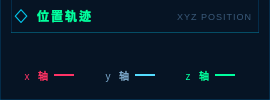
           <widget class="QWidget" name="positionGroup" native="true">
            <property name="styleSheet">
             <string notr="true">background-color: #061424;
border: 1px solid rgba(0, 100, 160, 0.3);
border-top: none;
margin-top: 0px;
padding-top: 0px;</string>
            </property>
            <layout class="QVBoxLayout" name="verticalLayout_14">
             <property name="topMargin">
              <number>0</number>
             </property>
             <item>
              <widget class="QWidget" name="positionHeader" native="true">
               <property name="maximumSize">
                <size>
                 <width>16777215</width>
                 <height>33</height>
                </size>
               </property>
               <property name="styleSheet">
                <string notr="true">background: qlineargradient(x1:0, y1:0, x2:1, y2:0,
    stop:0 rgba(0,212,255,0.08),
    stop:1 transparent);
border-bottom: 1px solid rgba(0, 212, 255, 0.3);
min-height: 32px;
max-height: 32px;</string>
               </property>
               <layout class="QHBoxLayout" name="horizontalLayout_6">
                <property name="leftMargin">
                 <number>0</number>
                </property>
                <property name="topMargin">
                 <number>0</number>
                </property>
                <property name="rightMargin">
                 <number>0</number>
                </property>
                <property name="bottomMargin">
                 <number>0</number>
                </property>
                <item>
                 <widget class="QLabel" name="positionHeaderIcon">
                  <property name="minimumSize">
                   <size>
                    <width>20</width>
                    <height>20</height>
                   </size>
                  </property>
                  <property name="maximumSize">
                   <size>
                    <width>20</width>
                    <height>20</height>
                   </size>
                  </property>
                  <property name="styleSheet">
                   <string notr="true">font-family: &quot;Segoe UI Symbol&quot;, &quot;Arial&quot;, sans-serif;
font-size: 20px;
color: #00d4ff;
background: transparent;
min-width: 20px;
max-width: 20px;
min-height: 20px;
max-height: 20px;
qproperty-alignment: AlignCenter;
border:transparent;</string>
                  </property>
                  <property name="text">
                   <string>◇</string>
                  </property>
                 </widget>
                </item>
                <item>
                 <widget class="QLabel" name="positionHeaderTitle">
                  <property name="sizePolicy">
                   <sizepolicy hsizetype="Fixed" vsizetype="Maximum">
                    <horstretch>0</horstretch>
                    <verstretch>0</verstretch>
                   </sizepolicy>
                  </property>
                  <property name="minimumSize">
                   <size>
                    <width>70</width>
                    <height>20</height>
                   </size>
                  </property>
                  <property name="maximumSize">
                   <size>
                    <width>70</width>
                    <height>20</height>
                   </size>
                  </property>
                  <property name="styleSheet">
                   <string notr="true">font-family: &quot;Rajdhani&quot;, &quot;Noto Sans SC&quot;, &quot;Microsoft YaHei&quot;;
font-size: 12px;
font-weight: 600;
border:transparent;
letter-spacing: 2px;
color: #00ff9f;
text-transform: uppercase;
min-width: 70px;
max-width: 70px;
min-height: 20px;
max-height: 20px;</string>
                  </property>
                  <property name="text">
                   <string>位置轨迹</string>
                  </property>
                 </widget>
                </item>
                <item>
                 <spacer name="horizontalSpacer">
                  <property name="orientation">
                   <enum>Qt::Horizontal</enum>
                  </property>
                  <property name="sizeHint" stdset="0">
                   <size>
                    <width>40</width>
                    <height>20</height>
                   </size>
                  </property>
                 </spacer>
                </item>
                <item>
                 <widget class="QLabel" name="positionHeaderBadge">
                  <property name="minimumSize">
                   <size>
                    <width>106</width>
                    <height>22</height>
                   </size>
                  </property>
                  <property name="maximumSize">
                   <size>
                    <width>106</width>
                    <height>22</height>
                   </size>
                  </property>
                  <property name="styleSheet">
                   <string notr="true">font-family: &quot;Share Tech Mono&quot;, monospace;
font-size: 9px;
color: #3a5a7a;
letter-spacing: 1px;
border: transparent;
padding: 1px 5px;
background: transparent;
min-width: 96px;
max-width: 96px;
min-height: 20px;
max-height: 20px;</string>
                  </property>
                  <property name="text">
                   <string>XYZ POSITION</string>
                  </property>
                  <property name="alignment">
                   <set>Qt::AlignRight|Qt::AlignTrailing|Qt::AlignVCenter</set>
                  </property>
                 </widget>
                </item>
               </layout>
              </widget>
             </item>
             <item>
              <widget class="QWidget" name="positionChartArea" native="true">
               <property name="styleSheet">
                <string notr="true">border:transparent;</string>
               </property>
              </widget>
             </item>
             <item>
              <widget class="QWidget" name="positionLegend" native="true">
               <property name="maximumSize">
                <size>
                 <width>16777215</width>
                 <height>28</height>
                </size>
               </property>
               <property name="styleSheet">
                <string notr="true">border-top: 1px solid rgba(0, 100, 160, 0.2);
min-height: 28px;
max-height: 28px;
background: transparent;
border:transparent;</string>
               </property>
               <layout class="QHBoxLayout" name="horizontalLayout_18">
                <property name="leftMargin">
                 <number>0</number>
                </property>
                <property name="topMargin">
                 <number>0</number>
                </property>
                <property name="rightMargin">
                 <number>15</number>
                </property>
                <property name="bottomMargin">
                 <number>0</number>
                </property>
                <item>
                 <widget class="QWidget" name="legendPosX" native="true">
                  <property name="styleSheet">
                   <string notr="true">border:transparent;</string>
                  </property>
                  <layout class="QHBoxLayout" name="horizontalLayout_20">
                   <property name="leftMargin">
                    <number>0</number>
                   </property>
                   <property name="topMargin">
                    <number>0</number>
                   </property>
                   <property name="rightMargin">
                    <number>11</number>
                   </property>
                   <property name="bottomMargin">
                    <number>0</number>
                   </property>
                   <item>
                    <widget class="QLabel" name="legendPosXLabel">
                     <property name="minimumSize">
                      <size>
                       <width>0</width>
                       <height>28</height>
                      </size>
                     </property>
                     <property name="maximumSize">
                      <size>
                       <width>16777215</width>
                       <height>28</height>
                      </size>
                     </property>
                     <property name="styleSheet">
                      <string notr="true">font-family: &quot;Share Tech Mono&quot;, monospace;
font-size: 10px;
color: #ff3366;
background: transparent;
border:transparent;</string>
                     </property>
                     <property name="text">
                      <string>x   轴</string>
                     </property>
                     <property name="alignment">
                      <set>Qt::AlignRight|Qt::AlignTrailing|Qt::AlignVCenter</set>
                     </property>
                    </widget>
                   </item>
                   <item>
                    <widget class="QFrame" name="legendPosXDot">
                     <property name="minimumSize">
                      <size>
                       <width>20</width>
                       <height>2</height>
                      </size>
                     </property>
                     <property name="maximumSize">
                      <size>
                       <width>20</width>
                       <height>2</height>
                      </size>
                     </property>
                     <property name="styleSheet">
                      <string notr="true">background: #ff3366;
border: none;
border-radius: 0px;
min-width: 20px;
max-width: 20px;
min-height: 2px;
max-height: 2px;
margin: 0px;
padding: 0px;</string>
                     </property>
                     <property name="frameShape">
                      <enum>QFrame::StyledPanel</enum>
                     </property>
                     <property name="frameShadow">
                      <enum>QFrame::Raised</enum>
                     </property>
                    </widget>
                   </item>
                  </layout>
                 </widget>
                </item>
                <item>
                 <widget class="QWidget" name="legendPosY" native="true">
                  <layout class="QHBoxLayout" name="horizontalLayout_26">
                   <property name="leftMargin">
                    <number>0</number>
                   </property>
                   <property name="topMargin">
                    <number>0</number>
                   </property>
                   <property name="bottomMargin">
                    <number>0</number>
                   </property>
                   <item>
                    <widget class="QLabel" name="legendPosYLabel">
                     <property name="styleSheet">
                      <string notr="true">font-family: &quot;Share Tech Mono&quot;, monospace;
font-size: 10px;
color: #7aa8cc;
background: transparent;
border:transparent;</string>
                     </property>
                     <property name="text">
                      <string>y   轴</string>
                     </property>
                     <property name="alignment">
                      <set>Qt::AlignRight|Qt::AlignTrailing|Qt::AlignVCenter</set>
                     </property>
                    </widget>
                   </item>
                   <item>
                    <widget class="QFrame" name="legendPosYDot">
                     <property name="minimumSize">
                      <size>
                       <width>20</width>
                       <height>2</height>
                      </size>
                     </property>
                     <property name="maximumSize">
                      <size>
                       <width>20</width>
                       <height>2</height>
                      </size>
                     </property>
                     <property name="styleSheet">
                      <string notr="true">background: #55ddff;
border: none;
border-radius: 1px;
border: none;
border-radius: 0px;
min-width: 20px;
max-width: 20px;
min-height: 2px;
max-height: 2px;
margin: 0px;
padding: 0px;</string>
                     </property>
                     <property name="frameShape">
                      <enum>QFrame::StyledPanel</enum>
                     </property>
                     <property name="frameShadow">
                      <enum>QFrame::Raised</enum>
                     </property>
                    </widget>
                   </item>
                  </layout>
                 </widget>
                </item>
                <item>
                 <widget class="QWidget" name="legendPosZ" native="true">
                  <layout class="QHBoxLayout" name="horizontalLayout_27">
                   <property name="leftMargin">
                    <number>0</number>
                   </property>
                   <property name="topMargin">
                    <number>0</number>
                   </property>
                   <property name="bottomMargin">
                    <number>0</number>
                   </property>
                   <item>
                    <widget class="QLabel" name="legendPosZLabel">
                     <property name="styleSheet">
                      <string notr="true">font-family: &quot;Share Tech Mono&quot;, monospace;
font-size: 10px;
color: #00ff9f;
background: transparent;
border:transparent;</string>
                     </property>
                     <property name="text">
                      <string>z   轴</string>
                     </property>
                     <property name="alignment">
                      <set>Qt::AlignRight|Qt::AlignTrailing|Qt::AlignVCenter</set>
                     </property>
                    </widget>
                   </item>
                   <item>
                    <widget class="QFrame" name="legendPosZDot">
                     <property name="minimumSize">
                      <size>
                       <width>20</width>
                       <height>2</height>
                      </size>
                     </property>
                     <property name="maximumSize">
                      <size>
                       <width>20</width>
                       <height>2</height>
                      </size>
                     </property>
                     <property name="styleSheet">
                      <string notr="true">background: #00ff9f;
border: none;
border-radius: 0px;
min-width: 20px;
max-width: 20px;
min-height: 2px;
max-height: 2px;
margin: 0px;
padding: 0px;
</string>
                     </property>
                     <property name="frameShape">
                      <enum>QFrame::StyledPanel</enum>
                     </property>
                     <property name="frameShadow">
                      <enum>QFrame::Raised</enum>
                     </property>
                    </widget>
                   </item>
                  </layout>
                 </widget>
                </item>
               </layout>
              </widget>
             </item>
            </layout>
           </widget>
